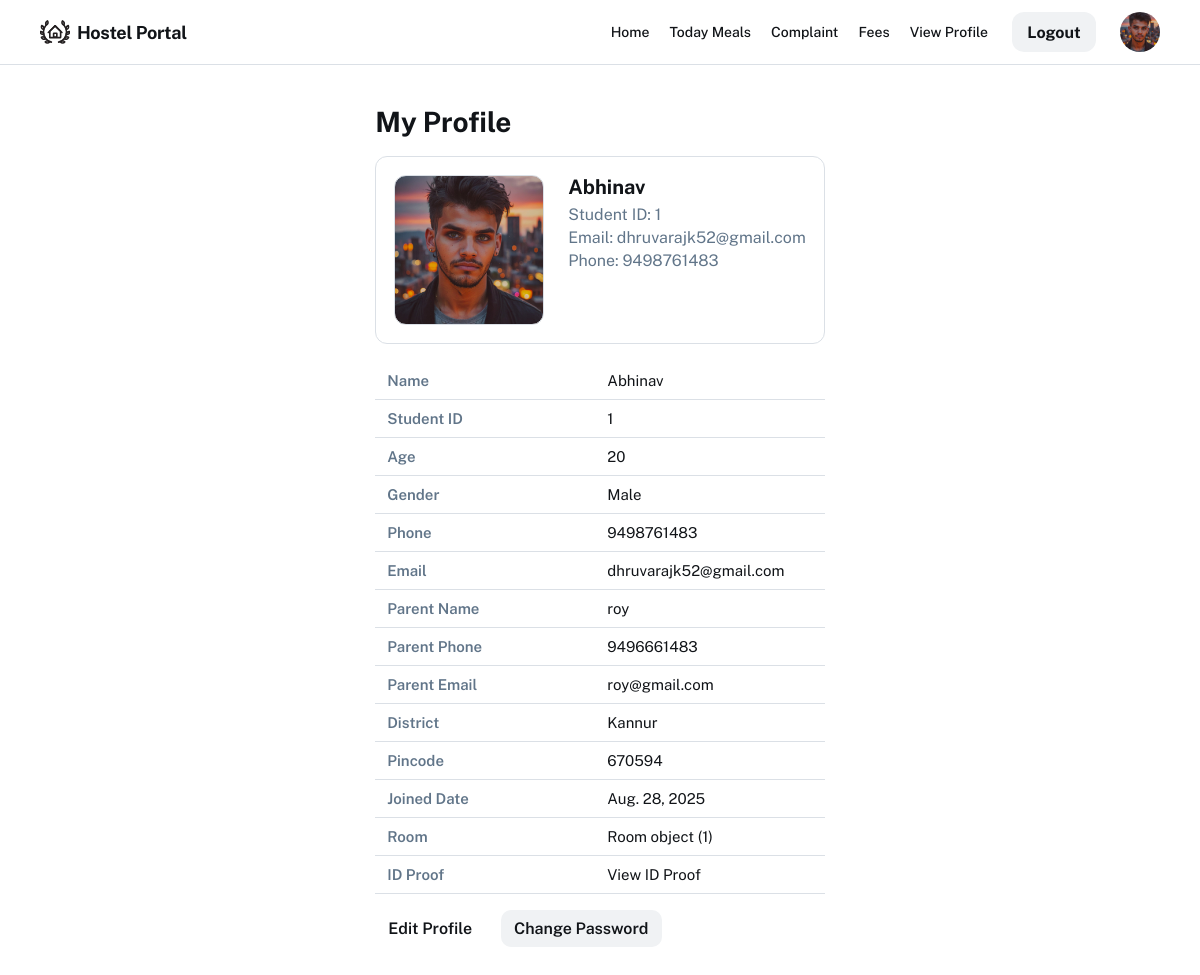
/profile/ (signed in), run on the app's committed database.
### student/models.py (models this page shows, shortened)
class Student(models.Model):
    GENDER_CHOICES = (
        ('Male', 'Male'),
        ('Female', 'Female'),
        ('Other', 'Other'),
    )
    DISTRICT_CHOICES = (
        ('Kasaragod', 'Kasaragod'),
        ('Kannur', 'Kannur'),
        ('Wayanad', 'Wayanad'),
        ('Kozhikode', 'Kozhikode'),
        ('Malappuram', 'Malappuram'),
        ('Palakkad', 'Palakkad'),
        ('Thrissur', 'Thrissur'),
        ('Ernakulam', 'Ernakulam'),
        ('Idukki', 'Idukki'),
        ('Kottayam', 'Kottayam'),
        ('Alappuzha', 'Alappuzha'),
        ('Pathanamthitta', 'Pathanamthitta'),
        ('Kollam', 'Kollam'),
        ('Thiruvananthapuram', 'Thiruvananthapuram'),
    )
    PROGRAMME_CHOICES = (
        ('BCA', 'BCA - Bachelor of Computer Applications'),
        ('BSC_CS', 'B.Sc Computer Science'),
        ('BSC_IT', 'B.Sc Information Technology'),
        ('BTECH_CS', 'B.Tech Computer Science & Engineering'),
        ('BTECH_IT', 'B.Tech Information Technology'),
        ('BTECH_EC', 'B.Tech Electronics & Communication'),
        ('BTECH_EE', 'B.Tech Electrical Engineering'),
        ('BTECH_ME', 'B.Tech Mechanical Engineering'),
        ('BTECH_CE', 'B.Tech Civil Engineering'),
        ('BTECH_AE', 'B.Tech Aeronautical Engineering'),
        ('MCA', 'MCA - Master of Computer Applications'),
        ('MSC_CS', 'M.Sc Computer Science'),
        ('MTECH_CS', 'M.Tech Computer Science & Engineering'),
        ('MTECH_IT', 'M.Tech Information Technology'),
        ('MTECH_EC', 'M.Tech Electronics & Communication'),
        ('MTECH_ME', 'M.Tech Mechanical Engineering'),
        ('MTECH_CE', 'M.Tech Civil Engineering'),
        ('MBA', 'MBA - Master of Business Administration'),
        ('DIP_CS', 'Diploma in Computer Science'),
        ('DIP_CE', 'Diploma in Civil Engineering'),
        ('DIP_ME', 'Diploma in Mechanical Engineering'),
        ('DIP_EE', 'Diploma in Electrical Engineering'),
    )
    student_id = models.AutoField(primary_key=True)
    name = models.CharField(max_length=100)
    age = models.PositiveIntegerField(null=True, blank=True)
    gender = models.CharField(max_length=6, choices=GENDER_CHOICES, null=True, blank=True)
    phone = models.CharField(max_length=20, null=True, blank=True)
    email = models.EmailField(max_length=150, null=True, blank=True)
    parent_name = models.CharField(max_length=100, null=True, blank=True)
    parent_phone = models.CharField(max_length=20, null=True, blank=True)
    parent_email = models.EmailField(max_length=150, null=True, blank=True)
    district = models.CharField(max_length=50, choices=DISTRICT_CHOICES, null=True, blank=True)
    programme = models.CharField(max_length=50, choices=PROGRAMME_CHOICES, null=True, blank=True)
    pincode = models.CharField(max_length=10, null=True, blank=True)
    profile_pic = models.FileField(upload_to='profile_pic/', null=True, blank=True)
    id_proof = models.FileField(upload_to='id_proofs/', null=True, blank=True)
    room = models.ForeignKey(Room, null=True, blank=True, on_delete=models.SET_NULL, related_name='students')
    joined_date = models.DateField(null=True, blank=True)
    login = models.ForeignKey(login, on_delete=models.CASCADE, default=1)

### room/models.py (models this page shows)
class Room(models.Model):
    ROOM_TYPE = (
        ('Single', 'Single'),
        ('Double', 'Double'),
        ('Triple', 'Triple'),
        ('Dorm', 'Dorm'),
    )
    STATUS_CHOICES = (
        ('Available', 'Available'),
        ('Occupied', 'Occupied'),
        ('Maintenance', 'Maintenance'),
    )
    room_id = models.AutoField(primary_key=True)
    room_number = models.CharField(max_length=20, unique=True)
    block_number = models.CharField(max_length=20)
    capacity = models.PositiveIntegerField(default=1)
    occupied = models.PositiveIntegerField(default=0)
    type = models.CharField(max_length=10, choices=ROOM_TYPE, default='Single')
    room_rent = models.DecimalField(max_digits=10, decimal_places=2, default=0.00)
    image = models.ImageField(upload_to="room_images/", blank=True, null=True)
    status = models.CharField(max_length=12, choices=STATUS_CHOICES, default='Available')
    created_at = models.DateTimeField(auto_now_add=True, null=True, blank=True)

### student/views.py (the view)
# urls.py: path('profile/', sv.view_profile, name='profile_view'),
@csrf_protect
def view_profile(request):
    student = _get_student_from_session(request)
    if not student:
        messages.error(request, "Could not find your profile. Please login.")
        return redirect('login')
    return render(request, 'profile_view.html', {'student': student})

### student/views.py (called while the page is built)
def _get_student_from_session(request):
    lid = request.session.get('sid')
    if not lid:
        return None
    return Student.objects.filter(login_id=lid).first()

### student/templates/profile_view.html (shortened to what this page needs)
{% extends "home.html" %}
{% block content %}
{% load static %}
</head>
  <div class="page-wrap">
    <main class="container" role="main">
      <div class="page-title">
        <h2>My Profile</h2>
      </div>
      <div class="profile-card">
        <div>
          {% if student.profile_pic %}
            <div class="profile-pic" style="background-image:url('{{ student.profile_pic.url }}');" role="img" aria-label="Profile picture"></div>
          {% else %}
            <div class="profile-pic" style="display:flex;align-items:center;justify-content:center;background:#f8fafc;color:var(--muted)">
              No image
            </div>
          {% endif %}
        </div>
        <div class="profile-meta">
          <h3>{{ student.name }}</h3>
          <p>Student ID: {{ student.student_id }}</p>
          <p>Email: {{ student.email }}</p>
          <p>Phone: {{ student.phone }}</p>
        </div>
      </div>
      <table class="profile-table" role="table" aria-label="Student details">
        <tbody>
          <tr><th scope="row">Name</th><td>{{ student.name }}</td></tr>
          <tr><th scope="row">Student ID</th><td>{{ student.student_id }}</td></tr>
          <tr><th scope="row">Age</th><td>{{ student.age }}</td></tr>
          <tr><th scope="row">Gender</th><td>{{ student.gender }}</td></tr>
          <tr><th scope="row">Phone</th><td>{{ student.phone }}</td></tr>
          <tr><th scope="row">Email</th><td>{{ student.email }}</td></tr>
          <tr><th scope="row">Parent Name</th><td>{{ student.parent_name }}</td></tr>
          <tr><th scope="row">Parent Phone</th><td>{{ student.parent_phone }}</td></tr>
          <tr><th scope="row">Parent Email</th><td>{{ student.parent_email }}</td></tr>
          <tr><th scope="row">District</th><td>{{ student.district }}</td></tr>
          <tr><th scope="row">Pincode</th><td>{{ student.pincode }}</td></tr>
          <tr><th scope="row">Joined Date</th><td>{{ student.joined_date }}</td></tr>
          <tr>
            <th scope="row">Room</th>
            <td>
              {% if student.room %}
                {{ student.room }}
              {% else %}
                Not assigned
              {% endif %}
            </td>
          </tr>
          <tr>
            <th scope="row">ID Proof</th>
            <td>
              {% if student.id_proof %}
                <a href="{{ student.id_proof.url }}" target="_blank">View ID Proof</a>
              {% else %}
                Not uploaded
              {% endif %}
            </td>
          </tr>
        </tbody>
      </table>
      <div class="actions">
        <a class="edit" href="{% url 'profile_edit' %}">Edit Profile</a>
        <a class="pw" href="{% url 'profile_change_password' %}">Change Password</a>
      </div>
    </main>
  </div>
{% endblock %}

### student/templates/home.html (shortened to what this page needs)
<!doctype html>
<html lang="en">
  <head>
  </head>
  <body>
    <div class="relative flex size-full min-h-screen flex-col bg-white group/design-root overflow-x-hidden" style='font-family: "Public Sans", "Noto Sans", sans-serif;'>
      <div class="layout-container flex h-full grow flex-col">
        <header>
          <div class="brand">
            <div class="size-4" aria-hidden="true">
            </div>
            <h2>Hostel Portal</h2>
          </div>
          <div class="right">
            <div class="links" role="navigation" aria-label="top links">
              <a href="{% url 's_home' %}">Home</a>
              <a href="{% url 'meals_today' %}">Today Meals</a>
              <a href="{% url 'student_submit_complaint'%}">Complaint</a>
              <a href="{% url 'student_pay_page' %}">Fees</a>
              <a href="{% url 'profile_view' %}">View Profile</a>
            </div>
            <a href="{% url 'logout' %}"><div class="btn-logout" role="button"><span>Logout</span></div></a>
            <a href="{% url 'profile_view' %}"><div class="avatar" style='background-image: url("{{ student.profile_pic.url }}");' aria-hidden="true"></div></a>
          </div>
        </header>
        <div class="page-wrap">
          {% block content %}{% endblock %}
        </div>
      </div>
    </div>
  </body>
</html>

### student/templates/home.html (style rules this page uses)
:root { --bg: #ffffff; --muted: #617589; --text: #111418; --border: #dbe0e6; --surface: #f0f2f4; --accent: #111418; --radius-xl: 16px; --gap: 16px; --max-width: 960px; --container-padding-x: 40px; font-family: "Public Sans", "Noto Sans", system-ui, -apple-system, "Segoe UI", Roboto, "Helvetica Neue", Arial; }
* { box-sizing:border-box }
html,body { height:100%;margin:0;background:var(--bg);color:var(--text) }
a { text-decoration:none;color:inherit }
.size-full { width:100%; }
.min-h-screen { min-height:100vh }
.layout-container { display:flex;flex-direction:column;min-height:100vh }
header { display:flex;align-items:center;justify-content:space-between;padding:12px 40px;border-bottom:1px solid var(--border); }
header .brand { display:flex;align-items:center;gap:7px }
header .brand svg { width:30px;height:30px }
header h2 { font-size:18px;margin:0;font-weight:700;letter-spacing:-0.3px }
header .right { display:flex;align-items:center;gap:24px }
header .right .links { display:flex;gap:20px;align-items:center }
header .right .links a { font-size:14px;font-weight:500;color:var(--text) }
.btn-logout { display:inline-flex;align-items:center;justify-content:center;min-width:84px;height:40px;padding:0 16px;border-radius:12px;background:var(--surface);font-weight:700 }
.avatar { width:40px;height:40px;border-radius:999px;background-size:cover;background-position:center;flex-shrink:0 }
.page-wrap { padding:20px var(--container-padding-x);display:flex;justify-content:center }
h3 { margin:20px 0 8px 0;font-size:16px;font-weight:700 }
.size-4 { display: flex; }

### student/templates/profile_view.html (style rules this page uses)
:root { --bg: #ffffff; --muted: #617589; --text: #111418; --border: #dbe0e6; --surface: #f0f2f4; --accent: #111418; --radius-xl: 12px; --container-padding-x: 40px; --max-width: 960px; font-family: "Public Sans","Noto Sans", system-ui, -apple-system, "Segoe UI", Roboto, Arial; }
* { box-sizing:border-box }
html,body { height:100%;margin:0;background:var(--bg);color:var(--text);-webkit-font-smoothing:antialiased }
a { color:inherit;text-decoration:none }
.brand { display:flex;align-items:center;gap:12px }
.brand svg { width:36px;height:36px }
.btn-logout { display:inline-flex;align-items:center;justify-content:center;height:40px;padding:0 14px;border-radius:12px;background:var(--surface);font-weight:700 }
.page-wrap { padding:20px var(--container-padding-x);display:flex;justify-content:center }
.container { max-width:var(--max-width);width:100% }
.page-title { display:flex;align-items:center;justify-content:space-between;gap:16px;flex-wrap:wrap;margin-bottom:18px }
.page-title h2 { font-size:28px;margin:0;font-weight:700 }
.profile-card { display:flex; gap:24px; padding:18px; border-radius:12px; border:1px solid var(--border); background: #fff; align-items:flex-start; margin-bottom:18px; }
.profile-pic { width:150px; height:150px; border-radius:12px; background-size:cover; background-position:center; flex-shrink:0; border:1px solid var(--border); }
.profile-meta { flex:1;min-width:0 }
.profile-meta h3 { margin:0 0 6px 0;font-size:20px }
.profile-meta p { margin:4px 0;color:var(--muted) }
.profile-table { width:100%; border-collapse:collapse; margin-top:12px; font-size:15px; }
.profile-table th, .profile-table td { text-align:left; padding:10px 12px; border-bottom:1px solid var(--border); vertical-align:middle; }
.profile-table th { width:220px; color:var(--muted); font-weight:600; background:transparent; }
.actions { margin-top:16px }
.actions a { margin-right:12px;font-weight:600;display:inline-flex;align-items:center;gap:8px;padding:8px 12px;border-radius:10px;border:1px solid transparent }
.actions a.edit { background:transparent;border-color:transparent }
.actions a.pw { background:var(--surface) }

### data on the page
Student: profile_pic (picture), name "Abhinav", student_id "1", email "dhruvarajk52@gmail.com", phone "9498761483", age "20", gender "Male", parent_name "roy", parent_phone "9496661483", parent_email "roy@gmail.com", district "Kannur", pincode "670594", joined_date "Aug. 28, 2025", room "Room object (1)"
